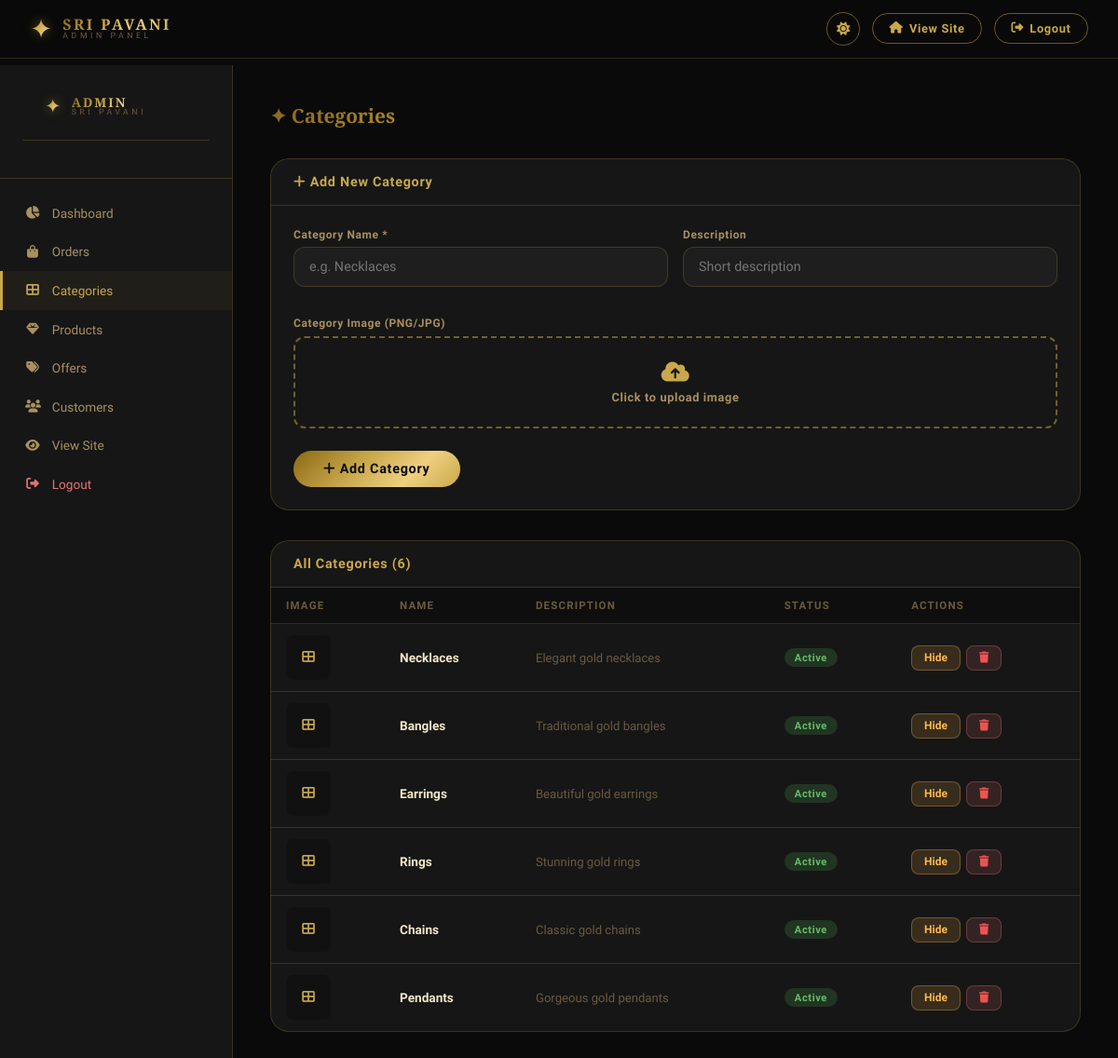
Page /admin/categories (signed in) on the committed database.
### app.py (models this page shows)
class Category(db.Model):
    id          = db.Column(db.Integer, primary_key=True)
    name        = db.Column(db.String(100), nullable=False)
    image       = db.Column(db.String(200))
    description = db.Column(db.Text)
    is_active   = db.Column(db.Boolean, default=True)
    products    = db.relationship('Product', backref='category', lazy=True)

### app.py (the view, shortened to what this page needs)
@app.route('/admin/categories', methods=['GET', 'POST'])
@login_required
@admin_required
def admin_categories():
    return render_template('admin/categories.html', categories=Category.query.all())

### app.py (called while the page is built)
@login_manager.user_loader
def load_user(user_id):
    return User.query.get(int(user_id))

def admin_required(f):
    from functools import wraps
    @wraps(f)
    def decorated(*args, **kwargs):
        if not current_user.is_authenticated or not current_user.is_admin:
            flash('Admin access required', 'error')
            return redirect(url_for('login'))
        return f(*args, **kwargs)
    return decorated

### templates/admin/categories.html (shortened to what this page needs)
{% extends "admin/base_admin.html" %}
{% block content %}
<h1 class="admin-page-title">✦ Categories</h1>
<div class="admin-card">
  <div class="admin-card-header"><h3><i class="fas fa-plus"></i> Add New Category</h3></div>
  <div class="admin-card-body">
    <form method="POST" enctype="multipart/form-data">
      <div class="admin-form-grid">
        <div class="form-group">
          <label>Category Name *</label>
          <input type="text" name="name" placeholder="e.g. Necklaces" required/>
        </div>
        <div class="form-group">
          <label>Description</label>
          <input type="text" name="description" placeholder="Short description"/>
        </div>
        <div class="form-group full-width">
          <label>Category Image (PNG/JPG)</label>
          <label class="file-upload-area" for="cat-img">
            <i class="fas fa-cloud-upload-alt"></i>
            <p>Click to upload image</p>
          </label>
        </div>
      </div>
      <button type="submit" class="btn-gold" style="padding:0.7rem 2rem;margin-top:0.5rem">
        <i class="fas fa-plus"></i> Add Category
      </button>
    </form>
  </div>
</div>
<div class="admin-card">
  <div class="admin-card-header"><h3>All Categories ({{ categories|length }})</h3></div>
  <div style="overflow-x:auto">
    <table class="admin-table">
      <thead>
        <tr><th>Image</th><th>Name</th><th>Description</th><th>Status</th><th>Actions</th></tr>
      </thead>
      <tbody>
        {% for cat in categories %}
        <tr>
          <td>
            <div class="product-thumb">
              {% if cat.image %}<img src="{{ url_for('static', filename=cat.image) }}" alt="{{ cat.name }}"/>
              {% else %}<i class="fas fa-th-large"></i>{% endif %}
            </div>
          </td>
          <td><strong>{{ cat.name }}</strong></td>
          <td style="color:var(--text-muted);font-size:0.82rem">{{ cat.description or '—' }}</td>
          <td>
            <span class="tag {{ 'tag-active' if cat.is_active else 'tag-inactive' }}">
              {{ 'Active' if cat.is_active else 'Hidden' }}
            </span>
          </td>
          <td>
            <div style="display:flex;gap:0.4rem;flex-wrap:wrap">
              <form method="POST" style="display:inline">
                <button type="submit" class="btn-sm btn-warning">
                  {{ 'Hide' if cat.is_active else 'Show' }}
                </button>
              </form>
              <form method="POST" style="display:inline" onsubmit="return confirm('Delete this category?')">
                <button type="submit" class="btn-sm btn-danger"><i class="fas fa-trash"></i></button>
              </form>
            </div>
          </td>
        </tr>
        {% endfor %}
      </tbody>
    </table>
  </div>
</div>
{% endblock %}

### static/css/style.css (style rules this page uses)
:root[data-theme="dark"] { --bg-primary:#0a0a0a;--bg-secondary:#111111;--bg-card:#161616;--bg-nav:rgba(10,10,10,0.92); --gold:#c9a84c;--gold-light:#e8c97e;--gold-dark:#8b6914; --gold-gradient:linear-gradient(135deg,#8b6914 0%,#c9a84c 40%,#f0d080 70%,#c9a84c 100%); --ombre-hero:linear-gradient(160deg,#0a0a0a 0%,#1a1200 40%,#2a1f00 70%,#0a0a0a 100%); --text-primary:#f5e6c8;--text-secondary:#a89060;--text-muted:#6b5a3e; --border:rgba(201,168,76,0.2);--border-gold:rgba(201,168,76,0.5); --shadow:0 8px 40px rgba(0,0,0,0.6);--shadow-gold:0 4px 20px rgba(201,168,76,0.15); --card-hover:rgba(201,168,76,0.05);--badge-bg:#c9a84c;--badge-text:#0a0a0a; --input-bg:#1e1e1e;--section-alt:#0e0e0e;--toast-success:#1a3a1a;--toast-error:#3a1a1a; }
*,*::before,*::after { margin:0;padding:0;box-sizing:border-box }
html { scroll-behavior:smooth }
body { font-family:'Josefin Sans',sans-serif;background:var(--bg-primary);color:var(--text-primary);min-height:100vh;transition:background .4s,color .4s;overflow-x:hidden }
button { cursor:pointer;border:none;background:none;font-family:inherit }
.btn-gold { padding:.75rem 2rem;background:var(--gold-gradient);color:var(--bg-primary);border-radius:50px;font-weight:700;font-size:.9rem;letter-spacing:.05em;transition:all .3s;display:inline-block }
.form-group { display:flex;flex-direction:column;gap:.4rem;margin-bottom:1rem }
.form-group.full-width { grid-column:1/-1 }
.form-group label { font-size:.75rem;font-weight:600;letter-spacing:.05em;color:var(--text-secondary) }
.form-group input,.form-group select,.form-group textarea { width:100%;padding:.75rem 1rem;background:var(--input-bg);border:1px solid var(--border);border-radius:12px;color:var(--text-primary);font-family:'Josefin Sans',sans-serif;font-size:.9rem;transition:all .3s;outline:none }
.admin-page-title { font-family:'Cinzel Decorative',serif;font-size:1.3rem;background:var(--gold-gradient);-webkit-background-clip:text;-webkit-text-fill-color:transparent;margin-bottom:2rem }
.admin-card { background:var(--bg-card);border:1px solid var(--border);border-radius:20px;overflow:hidden;margin-bottom:2rem }
.admin-card-header { padding:1rem 1.5rem;border-bottom:1px solid var(--border);display:flex;align-items:center;justify-content:space-between }
.admin-card-header h3 { font-size:.9rem;font-weight:700;color:var(--gold);letter-spacing:.05em }
.admin-card-body { padding:1.5rem }
.admin-form-grid { display:grid;grid-template-columns:1fr 1fr;gap:1rem }
.admin-table { width:100%;border-collapse:collapse;font-size:.85rem }
.admin-table th { text-align:left;padding:.75rem 1rem;background:var(--section-alt);color:var(--text-muted);font-size:.72rem;letter-spacing:.1em;text-transform:uppercase;border-bottom:1px solid var(--border) }
.admin-table td { padding:.75rem 1rem;border-bottom:1px solid var(--border);vertical-align:middle }
.admin-table tr:last-child td { border-bottom:none }
.tag { display:inline-block;padding:.2rem .7rem;border-radius:20px;font-size:.7rem;font-weight:600;letter-spacing:.05em }
.tag-active { background:rgba(76,175,80,.2);color:#66bb6a }
.btn-sm { padding:.35rem .8rem;border-radius:8px;font-size:.75rem;font-weight:600;cursor:pointer;transition:all .2s;border:1px solid transparent }
.btn-danger { background:rgba(229,115,115,.15);color:#ef5350;border-color:rgba(229,115,115,.3) }
.btn-warning { background:rgba(255,183,77,.15);color:#ffb74d;border-color:rgba(255,183,77,.3) }
.product-thumb { width:48px;height:48px;border-radius:8px;background:var(--bg-secondary);object-fit:cover;display:flex;align-items:center;justify-content:center;overflow:hidden;color:var(--gold) }
.file-upload-area { border:2px dashed var(--border-gold);border-radius:12px;padding:1.5rem;text-align:center;cursor:pointer;transition:all .3s;color:var(--text-muted);display:block }
.file-upload-area i { font-size:1.5rem;color:var(--gold);margin-bottom:.5rem;display:block }
.file-upload-area p { font-size:.8rem }

### rows in the picture
Category: name "Necklaces", description "Elegant gold necklaces", is_active "Active", is_active "Hide"
Category: name "Bangles", description "Traditional gold bangles", is_active "Active", is_active "Hide"
Category: name "Earrings", description "Beautiful gold earrings", is_active "Active", is_active "Hide"
Category: name "Rings", description "Stunning gold rings", is_active "Active", is_active "Hide"
Category: name "Chains", description "Classic gold chains", is_active "Active", is_active "Hide"
Category: name "Pendants", description "Gorgeous gold pendants", is_active "Active", is_active "Hide"

### other values in the picture
{{ categories|length }} "6"
